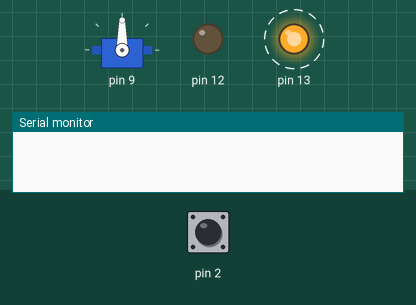
A sketch run on a simulated Arduino Uno, built with avr-gcc and run on an emulated ATmega328P. Shown: servo, output pins drawn as LEDs (lit = HIGH), the last lines printed to the serial monitor. Dashed ring = blinking. The test bench sets the inputs (shaded band); at power-on: pin 2 LOW.

Above: at 1.2 s.
1.3 s: pin 2 driven HIGH
At 1.45 s:
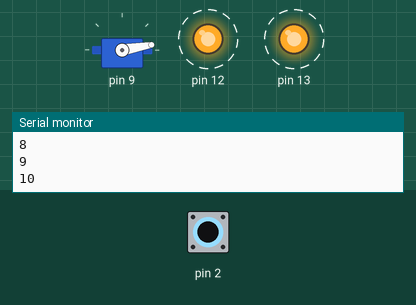
4.3 s: pin 2 driven LOW
At 5.8 s:
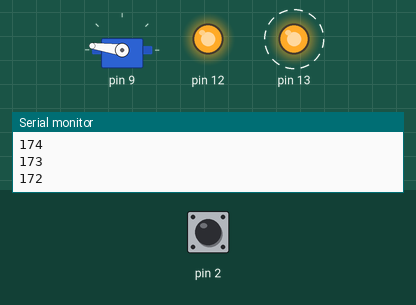
7.3 s: pin 2 driven HIGH
At 9.27 s:
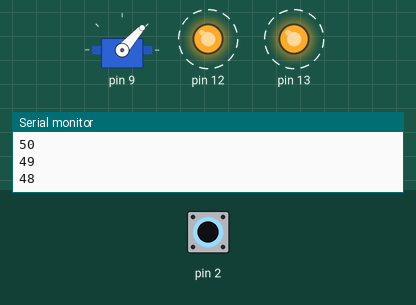
10.3 s: pin 2 pulsed LOW 2 times (0.12 s each, 0.3 s apart)
13.3 s: pin 2 pulsed LOW 5 times (0.12 s each, 0.3 s apart)
Timing chart, 0 to 28.5 s (numbered marks = the images above; inputs shaded):
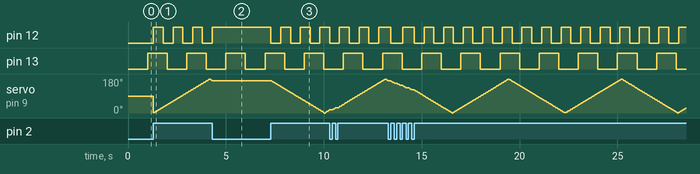

Measured:
- after the input at 1.3 s, pin 12: alternates HIGH for 0.50 s and LOW for 0.50 s, starting at once
- after the input at 4.3 s, pin 12: goes on until 4.3 s, then stays HIGH; servo on pin 9: stops changing and stays 172°
- after the input at 7.3 s, pin 12: alternates HIGH for 0.50 s and LOW for 0.50 s, starting at once
- by itself, pin 13: alternates HIGH for 1.0 s and LOW for 1.0 s

The sketch:

blink_n_sweep.ino
```cpp
#include "Flasher.h"
#include "Sweeper.h"

Flasher led1(12, 500);
Flasher led2(13, 1000);
Sweeper sweeper1(15);

void setup()
{
    Serial.begin(9600);
    sweeper1.Attach(9);
}

void loop()
{
    // Turn off led and sweeper if button is pressed
    if (digitalRead(2) == HIGH) {
        sweeper1.Update();
        led1.Update();
    }

    led2.Update();
}
```

Flasher.cpp
```cpp
#include "Arduino.h"
#include "Flasher.h"

Flasher::Flasher(int pin, long blink)
{
    ledPin = pin;
    blinkTime = blink;

    pinMode(ledPin, OUTPUT);

    ledState = LOW;
    previousMillis = 0;
}

void Flasher::Update()
{
    unsigned long currentMillis = millis();

    if ((currentMillis - previousMillis) >= blinkTime)
    {
        if (ledState == HIGH)
        {
            digitalWrite(ledPin, LOW);
            ledState = LOW;
        }
        else
        {
            digitalWrite(ledPin, HIGH);
            ledState = HIGH;
        }
        previousMillis = currentMillis;
    }
}
```

Flasher.h
```cpp
#ifndef Flasher_h
#define Flasher_h

class Flasher
{
    int ledPin;     // the number of led pin
    long blinkTime; // Time in ms between switching on/off

    int ledState;                 // LED state (HIGH/LOW)
    unsigned long previousMillis; // Last time led was updated

public:
    Flasher(int pin, long blink);
    void Update();
};

#endif
```

Sweeper.cpp
```cpp
#include "Sweeper.h"
#include <Arduino.h>

Sweeper::Sweeper(int interval)
{
    updateInterval = interval;
    increment = 1;
}

void Sweeper::Attach(int pin)
{
    servo.attach(pin);
}

void Sweeper::Detach()
{
    servo.detach();
}

void Sweeper::Update()
{
    if ((millis() - lastUpdate) > updateInterval)
    {
        lastUpdate = millis();
        pos += increment;
        servo.write(pos);
        Serial.println(pos);

        if ((pos >= 180) || (pos <= 0))
        {
            // Reverse direction
            increment = -increment;
        }
    }
}
```

Sweeper.h
```cpp
#ifndef Sweeper_h
#define Sweeper_h

#include <Servo.h>

class Sweeper
{
    Servo servo;
    int pos;
    int increment; // increment interval
    int updateInterval; // interval between updates (ms)
    unsigned long lastUpdate; // last position update

public:
    Sweeper(int interval);

    void Attach(int pin);
    void Detach();
    void Update();
};

#endif
```
